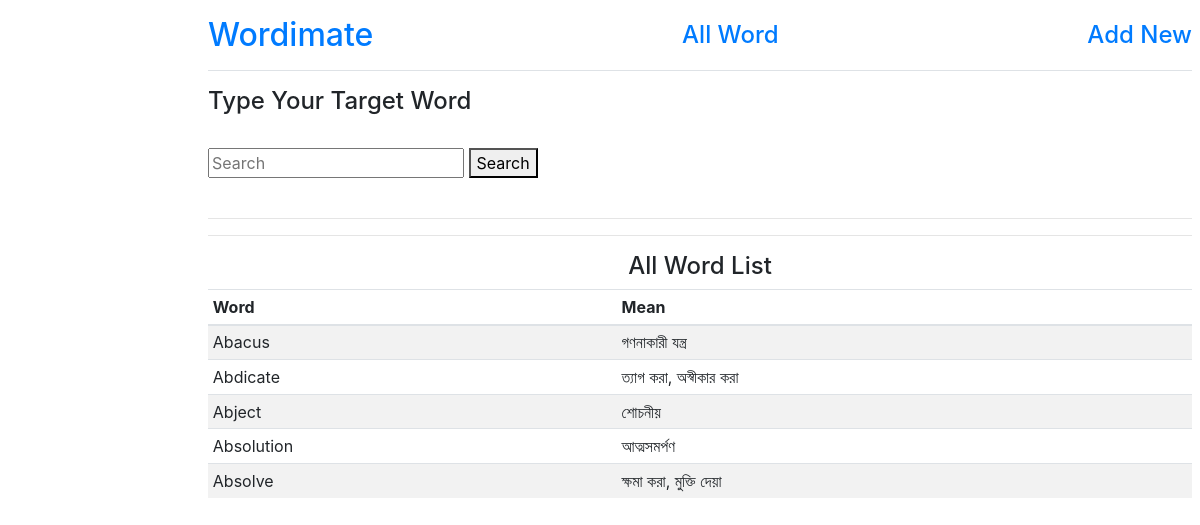
The page / on the database its author committed.
### word/models.py (models this page shows, shortened)
class Word(models.Model):
	main_word = models.CharField(max_length=200)
	mean_word = models.CharField(max_length=200)

### word/views.py (the view)
# urls.py: path('', views.Home, name="Home"),
def Home(request):
	if request.GET.get("q"):
		q = request.GET.get("q")
		all_word = Word.objects.filter(main_word__contains=q)
		temp = "Search"
	else:
		all_word = Word.objects.all()
		temp = "List"
		q = None
	return render(request, "index.html", {"all_word":all_word, "temp":temp, "q":q})

### templates/index.html (shortened to what this page needs)
{% extends 'base.html' %}
{% block content %}
    <form method="GET">
      <h4>Type Your Target Word</h4>
      <br>
      <input type="text" name="q" placeholder="Search">
      <button type="submit">Search</button>
    </form>
    <br><hr><hr>
      {% if temp == "Search" %}
        <center><h4>Your Searched Word by "{{ q }}"</h4></center>
      {% else %}
        <center><h4>All Word List</h4></center>
      {% endif %}
      <div class="table-responsive">
        <table class="table table-striped table-sm">
          <thead>
            <tr>
              <th>Word</th>
              <th>Mean</th>
            </tr>
          </thead>
          <tbody>
            {% for word in all_word %}
              <tr>
                <td>{{ word.main_word }}</td>
                <td>{{ word.mean_word }}</td>
              </tr>
            {% endfor %}
          </tbody>
        </table>
      </div>
{% endblock %}

### templates/base.html (shortened to what this page needs)
{% load static %}
<!doctype html>
<html lang="en">
  <head>
<link href="{% static 'css/bootstrap.min.css' %}" rel="stylesheet" >
    <main role="main" class="col-md-5 ml-sm-auto col-lg-10 px-2">
      <div class="d-flex justify-content-between flex-wrap flex-md-nowrap align-items-center pt-3 pb-2 mb-3 border-bottom">
        <a href="{% url 'Home' %}"><h1 class="h2">Wordimate</h1></a>
        <a href="{% url 'Home' %}"><h4 class="h4">All Word</h4></a>
        <a href="{% url 'AddNew' %}"><h4 class="h4">Add New</h4></a>
        </div>
      {% block content %}
      {% endblock %}
      </main>
      <script>window.jQuery || document.write('<script src="{% static 'js/vendor/jquery-slim.min.js' %}"><\/script>')</script><script src="{% static 'js/bootstrap.bundle.min.js' %}"></script></body>
</html>

### rows shown on the page
Word: main_word "Abacus", mean_word "গণনাকারী যন্ত্র"
Word: main_word "Abdicate", mean_word "ত্যাগ করা, অস্বীকার করা"
Word: main_word "Abject", mean_word "শোচনীয়"
Word: main_word "Absolution", mean_word "আত্মসমর্পণ"
Word: main_word "Absolve", mean_word "ক্ষমা করা, মুক্তি দেয়া"
